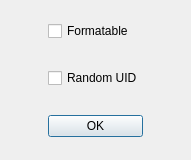
<?xml version="1.0" encoding="UTF-8"?>
<ui version="4.0">
 <class>Dialog</class>
 <widget class="QDialog" name="Dialog">
  <property name="windowModality">
   <enum>Qt::ApplicationModal</enum>
  </property>
  <property name="geometry">
   <rect>
    <x>0</x>
    <y>0</y>
    <width>191</width>
    <height>160</height>
   </rect>
  </property>
  <property name="windowTitle">
   <string>Dialog</string>
  </property>
  <widget class="QWidget" name="horizontalLayoutWidget">
   <property name="geometry">
    <rect>
     <x>0</x>
     <y>0</y>
     <width>191</width>
     <height>161</height>
    </rect>
   </property>
   <layout class="QHBoxLayout" name="horizontalLayout">
    <item>
     <spacer name="horizontalSpacer_2">
      <property name="orientation">
       <enum>Qt::Horizontal</enum>
      </property>
      <property name="sizeHint" stdset="0">
       <size>
        <width>40</width>
        <height>20</height>
       </size>
      </property>
     </spacer>
    </item>
    <item>
     <layout class="QVBoxLayout" name="verticalLayout">
      <item>
       <widget class="QCheckBox" name="checkBox">
        <property name="text">
         <string>Formatable</string>
        </property>
       </widget>
      </item>
      <item>
       <widget class="QCheckBox" name="checkBox_2">
        <property name="text">
         <string>Random UID</string>
        </property>
       </widget>
      </item>
      <item>
       <widget class="QPushButton" name="pushButton">
        <property name="text">
         <string>OK</string>
        </property>
       </widget>
      </item>
     </layout>
    </item>
    <item>
     <spacer name="horizontalSpacer">
      <property name="orientation">
       <enum>Qt::Horizontal</enum>
      </property>
      <property name="sizeHint" stdset="0">
       <size>
        <width>40</width>
        <height>20</height>
       </size>
      </property>
     </spacer>
    </item>
   </layout>
  </widget>
 </widget>
 <resources/>
 <connections>
  <connection>
   <sender>pushButton</sender>
   <signal>pressed()</signal>
   <receiver>Dialog</receiver>
   <slot>close()</slot>
   <hints>
    <hint type="sourcelabel">
     <x>95</x>
     <y>125</y>
    </hint>
    <hint type="destinationlabel">
     <x>95</x>
     <y>79</y>
    </hint>
   </hints>
  </connection>
 </connections>
</ui>
